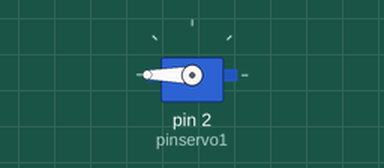
The sketch below on a simulated Arduino Uno, built with avr-gcc and run on an emulated ATmega328P. On the bench: servo.

Above: at 0.05 s.
At 4.0 s:
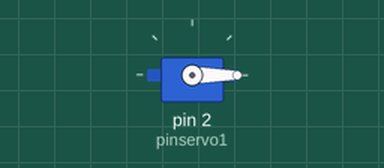
Timing chart, 0 to 5.2 s (numbered marks = the images above):
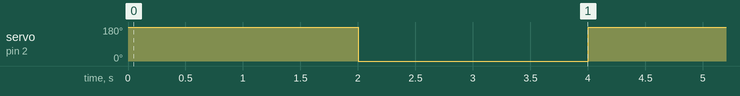

Measured:
- by itself, servo on pin 2 (pinservo1): alternates 180° for 2.0 s and 0° for 2.0 s

The sketch:

protesis_dedo.ino
```cpp
#include <Servo.h>
Servo servo1;
int pinservo1 = 2;

void extension() {
  servo1.write(0);
}
void indice(char op) { //con 1 abre y con 2 cierra
  switch (op) {
    case 1:
      servo1.write(0);
      break;
    case 2:
      servo1.write(180);
      break;
  }
}
void flexion() {
  indice(2);
}
void setup() {
  servo1.attach(pinservo1, 610, 2550);
  pinMode(pinservo1, OUTPUT);
  Serial.begin(9600);
  extension();
}
void loop() {
  flexion();
  delay(2000);
  extension();
delay(2000);
}
```
